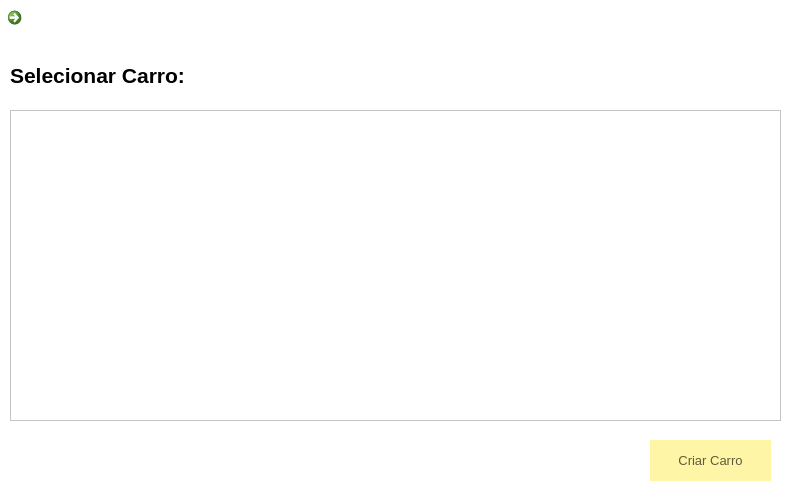
<?xml version="1.0" encoding="UTF-8"?>
<ui version="4.0">
 <class>AlterarCarro</class>
 <widget class="QWidget" name="AlterarCarro">
  <property name="geometry">
   <rect>
    <x>0</x>
    <y>0</y>
    <width>800</width>
    <height>500</height>
   </rect>
  </property>
  <property name="windowTitle">
   <string>Alterar de Carro</string>
  </property>
  <property name="windowIcon">
   <iconset>
    <normaloff>../icon.ico</normaloff>../icon.ico</iconset>
  </property>
  <property name="styleSheet">
   <string notr="true">background:white</string>
  </property>
  <widget class="QCommandLinkButton" name="commandButtonVoltar">
   <property name="geometry">
    <rect>
     <x>0</x>
     <y>0</y>
     <width>31</width>
     <height>31</height>
    </rect>
   </property>
   <property name="cursor">
    <cursorShape>PointingHandCursor</cursorShape>
   </property>
   <property name="text">
    <string/>
   </property>
   <property name="icon">
    <iconset>
     <normaloff>../setavoltar.ico</normaloff>../setavoltar.ico</iconset>
   </property>
  </widget>
  <widget class="QTableView" name="tableViewModulosCarro">
   <property name="geometry">
    <rect>
     <x>10</x>
     <y>110</y>
     <width>771</width>
     <height>311</height>
    </rect>
   </property>
  </widget>
  <widget class="QLabel" name="label_2">
   <property name="geometry">
    <rect>
     <x>10</x>
     <y>60</y>
     <width>261</width>
     <height>31</height>
    </rect>
   </property>
   <property name="font">
    <font>
     <pointsize>16</pointsize>
     <bold>true</bold>
    </font>
   </property>
   <property name="text">
    <string>Selecionar Carro:</string>
   </property>
  </widget>
  <widget class="QPushButton" name="btnCriarCarro">
   <property name="geometry">
    <rect>
     <x>650</x>
     <y>440</y>
     <width>121</width>
     <height>41</height>
    </rect>
   </property>
   <property name="font">
    <font>
     <pointsize>10</pointsize>
    </font>
   </property>
   <property name="cursor">
    <cursorShape>PointingHandCursor</cursorShape>
   </property>
   <property name="styleSheet">
    <string notr="true">QPushButton{
	background-color:rgb(255, 245, 166);
	border:none;
	color:rgb(95, 91, 61);
	border -bottom: 5px solid rgb(162, 155, 105)
}
QPushButton:hover{
	background-color:rgb(229, 217, 150);
	border-bottom: 5px solid rgb(162, 155, 105)
}
QPushButton:pressed {
	background-color:rgb(255, 242, 165);
	border-bottom: 5px solid rgb(162, 155, 105)
}</string>
   </property>
   <property name="text">
    <string>Criar Carro</string>
   </property>
  </widget>
 </widget>
 <resources/>
 <connections/>
</ui>
